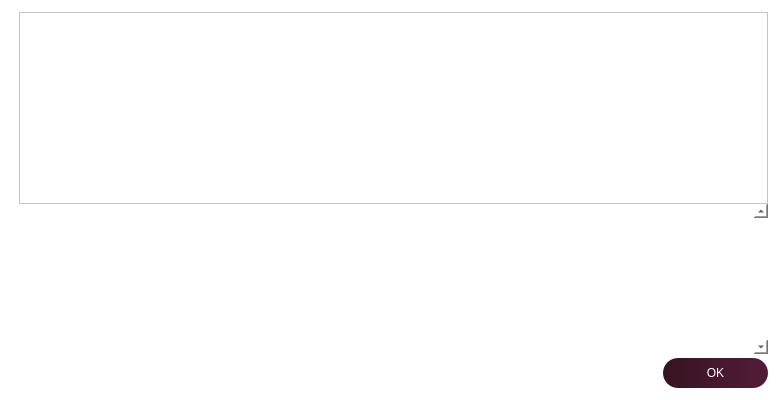
<?xml version="1.0" encoding="UTF-8"?>
<ui version="4.0">
 <class>HelpMessageDialog</class>
 <widget class="QDialog" name="HelpMessageDialog">
  <property name="geometry">
   <rect>
    <x>0</x>
    <y>0</y>
    <width>780</width>
    <height>400</height>
   </rect>
  </property>
  <property name="styleSheet">
   <string notr="true">background-color:white;</string>
  </property>
  <layout class="QHBoxLayout" name="horizontalLayout_2">
   <property name="spacing">
    <number>0</number>
   </property>
   <property name="leftMargin">
    <number>12</number>
   </property>
   <property name="topMargin">
    <number>12</number>
   </property>
   <property name="rightMargin">
    <number>12</number>
   </property>
   <property name="bottomMargin">
    <number>12</number>
   </property>
   <item>
    <layout class="QVBoxLayout" name="verticalLayoutLogo" stretch="0,0">
     <property name="leftMargin">
      <number>0</number>
     </property>
     <property name="topMargin">
      <number>4</number>
     </property>
     <property name="rightMargin">
      <number>0</number>
     </property>
     <item>
      <widget class="QLabel" name="aboutLogo">
       <property name="sizePolicy">
        <sizepolicy hsizetype="Preferred" vsizetype="Ignored">
         <horstretch>0</horstretch>
         <verstretch>0</verstretch>
        </sizepolicy>
       </property>
       <property name="maximumSize">
        <size>
         <width>100</width>
         <height>100</height>
        </size>
       </property>
       <property name="pixmap">
        <pixmap resource="../bitcoin.qrc">:/icons/noir</pixmap>
       </property>
       <property name="scaledContents">
        <bool>true</bool>
       </property>
       <property name="alignment">
        <set>Qt::AlignLeading|Qt::AlignLeft|Qt::AlignTop</set>
       </property>
      </widget>
     </item>
     <item>
      <widget class="QFrame" name="frame">
       <property name="frameShape">
        <enum>QFrame::NoFrame</enum>
       </property>
       <property name="frameShadow">
        <enum>QFrame::Raised</enum>
       </property>
      </widget>
     </item>
    </layout>
   </item>
   <item>
    <layout class="QVBoxLayout" name="verticalLayout">
     <item>
      <widget class="QTextEdit" name="helpMessage">
       <property name="readOnly">
        <bool>true</bool>
       </property>
      </widget>
     </item>
     <item>
      <widget class="QScrollArea" name="scrollArea">
       <property name="frameShape">
        <enum>QFrame::NoFrame</enum>
       </property>
       <property name="verticalScrollBarPolicy">
        <enum>Qt::ScrollBarAlwaysOn</enum>
       </property>
       <property name="widgetResizable">
        <bool>true</bool>
       </property>
       <widget class="QWidget" name="scrollAreaWidgetContents">
        <property name="geometry">
         <rect>
          <x>0</x>
          <y>0</y>
          <width>638</width>
          <height>130</height>
         </rect>
        </property>
        <layout class="QVBoxLayout" name="verticalLayout_2">
         <item>
          <widget class="QLabel" name="aboutMessage">
           <property name="cursor">
            <cursorShape>IBeamCursor</cursorShape>
           </property>
           <property name="styleSheet">
            <string notr="true">border:1;</string>
           </property>
           <property name="textFormat">
            <enum>Qt::PlainText</enum>
           </property>
           <property name="alignment">
            <set>Qt::AlignLeading|Qt::AlignLeft|Qt::AlignTop</set>
           </property>
           <property name="openExternalLinks">
            <bool>true</bool>
           </property>
           <property name="textInteractionFlags">
            <set>Qt::LinksAccessibleByMouse|Qt::TextSelectableByKeyboard|Qt::TextSelectableByMouse</set>
           </property>
          </widget>
         </item>
        </layout>
       </widget>
      </widget>
     </item>
     <item>
      <spacer name="verticalSpacer">
       <property name="orientation">
        <enum>Qt::Vertical</enum>
       </property>
       <property name="sizeType">
        <enum>QSizePolicy::Fixed</enum>
       </property>
       <property name="sizeHint" stdset="0">
        <size>
         <width>4</width>
         <height>4</height>
        </size>
       </property>
      </spacer>
     </item>
     <item>
      <widget class="QDialogButtonBox" name="okButton">
       <property name="styleSheet">
        <string notr="true">background: QLinearGradient(x1: 0, y1: 0, x2: 1, y2: 0, stop: 0 #361423, stop: 1 #531c38);
color: white;
border-radius:15px;
height:30px;
width:105px;</string>
       </property>
       <property name="orientation">
        <enum>Qt::Horizontal</enum>
       </property>
       <property name="standardButtons">
        <set>QDialogButtonBox::Ok</set>
       </property>
      </widget>
     </item>
    </layout>
   </item>
  </layout>
 </widget>
 <resources>
  <include location="../bitcoin.qrc"/>
 </resources>
 <connections>
  <connection>
   <sender>okButton</sender>
   <signal>accepted()</signal>
   <receiver>HelpMessageDialog</receiver>
   <slot>accept()</slot>
   <hints>
    <hint type="sourcelabel">
     <x>20</x>
     <y>20</y>
    </hint>
    <hint type="destinationlabel">
     <x>20</x>
     <y>20</y>
    </hint>
   </hints>
  </connection>
  <connection>
   <sender>okButton</sender>
   <signal>rejected()</signal>
   <receiver>HelpMessageDialog</receiver>
   <slot>reject()</slot>
   <hints>
    <hint type="sourcelabel">
     <x>20</x>
     <y>20</y>
    </hint>
    <hint type="destinationlabel">
     <x>20</x>
     <y>20</y>
    </hint>
   </hints>
  </connection>
 </connections>
</ui>
